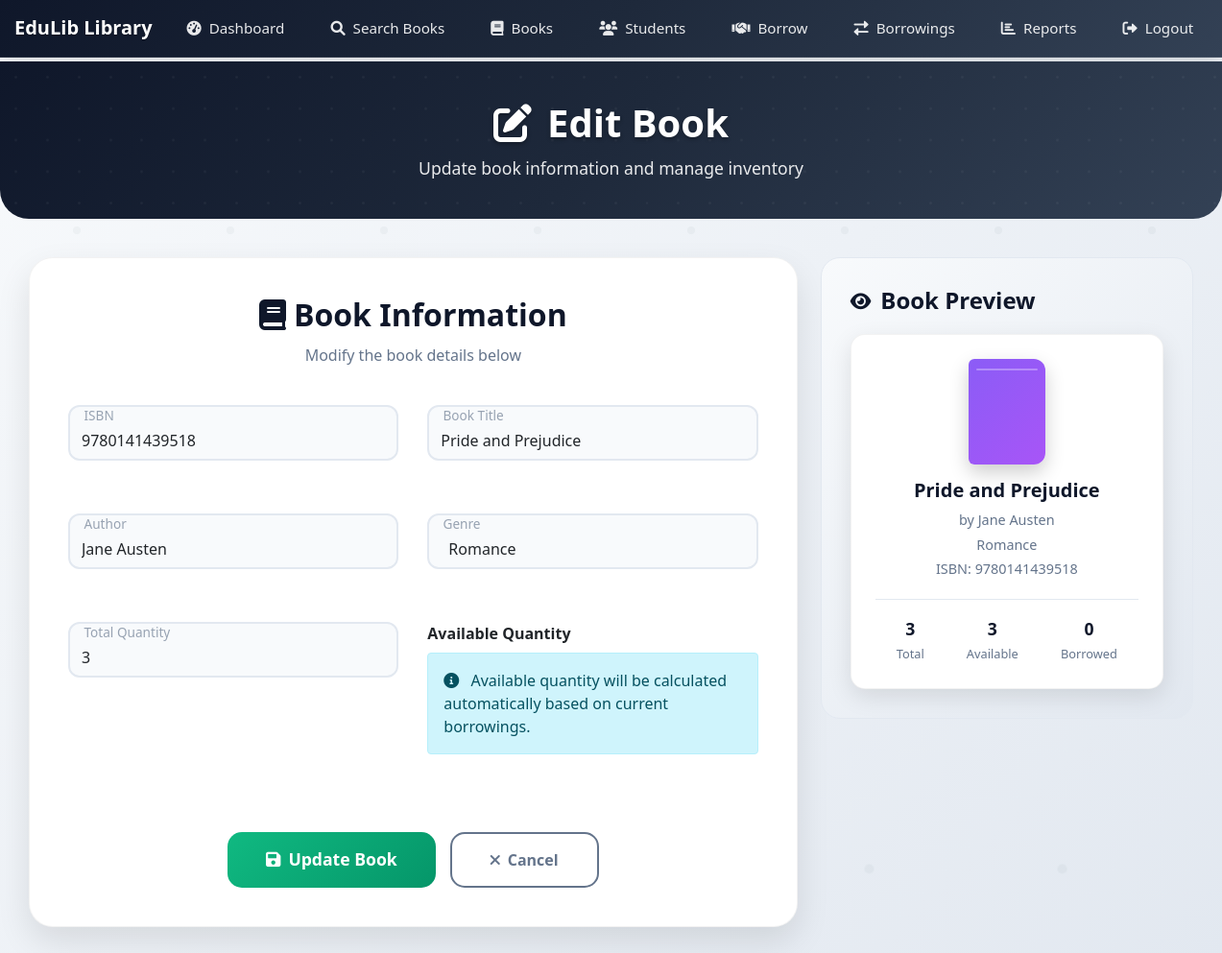
Page /books/edit/5 (signed in) on the committed database.
### app/models.py (models this page shows)
class Book(db.Model):
    id = db.Column(db.Integer, primary_key=True)
    isbn = db.Column(db.String(13), unique=True, nullable=False)
    title = db.Column(db.String(200), nullable=False)
    author = db.Column(db.String(100), nullable=False)
    genre = db.Column(db.String(50))
    quantity = db.Column(db.Integer, nullable=False, default=1)
    available_quantity = db.Column(db.Integer, nullable=False, default=1)
    borrowings = db.relationship('Borrowing', backref='book', lazy=True)

### app/routes.py (the view, shortened to what this page needs)
@bp.route('/books/edit/<int:id>', methods=['GET', 'POST'])
@admin_required
def edit_book(id):
    book = Book.query.get_or_404(id)
    form = BookForm(obj=book)
    return render_template('edit_book.html', form=form)

### app/forms.py
class BookForm(FlaskForm):
    isbn = StringField('ISBN', validators=[DataRequired(), Length(min=10, max=13)])
    title = StringField('Title', validators=[DataRequired(), Length(max=200)])
    author = StringField('Author', validators=[DataRequired(), Length(max=100)])
    genre = StringField('Genre', validators=[Length(max=50)])
    quantity = IntegerField('Quantity', validators=[DataRequired(), NumberRange(min=1)])
    submit = SubmitField('Save Book')

### app/__init__.py (called while the page is built)
@login_manager.user_loader
def load_user(user_id):
    from .models import Student
    return Student.query.get(int(user_id))

### app/routes.py (called while the page is built)
def admin_required(f):
    @wraps(f)
    def decorated_function(*args, **kwargs):
        if not current_user.is_authenticated or not current_user.is_admin:
            flash('Access denied. This is for administrators only.')
            return redirect(url_for('main.dashboard'))
        return f(*args, **kwargs)
    return decorated_function

### app/templates/edit_book.html (shortened to what this page needs)
{% extends "base.html" %}
{% block content %}
<div class="page-header">
    <div class="container">
        <div class="row">
            <div class="col-12 text-center">
                <h1><i class="fas fa-edit me-3"></i>Edit Book</h1>
                <p>Update book information and manage inventory</p>
            </div>
        </div>
    </div>
</div>
<div class="container">
    <div class="row">
        <div class="col-lg-8">
            <div class="edit-form-section">
                <div class="form-header">
                    <h2><i class="fas fa-book me-2"></i>Book Information</h2>
                    <p>Modify the book details below</p>
                </div>
                <form method="POST" id="editBookForm">
                    <div class="form-grid">
                        <div class="form-group">
                            <div class="form-floating">
                                {{ form.isbn(class="form-control", placeholder="ISBN") }}
                                <label for="isbn">ISBN</label>
                            </div>
                        </div>
                        <div class="form-group">
                            <div class="form-floating">
                                {{ form.title(class="form-control", placeholder="Book Title") }}
                                <label for="title">Book Title</label>
                            </div>
                        </div>
                        <div class="form-group">
                            <div class="form-floating">
                                {{ form.author(class="form-control", placeholder="Author Name") }}
                                <label for="author">Author</label>
                            </div>
                        </div>
                        <div class="form-group">
                            <div class="form-floating">
                                {{ form.genre(class="form-select", placeholder="Genre") }}
                                <label for="genre">Genre</label>
                            </div>
                        </div>
                        <div class="form-group">
                            <div class="form-floating">
                                {{ form.quantity(class="form-control", placeholder="Total Quantity", type="number", min="1") }}
                                <label for="quantity">Total Quantity</label>
                            </div>
                        </div>
                        <div class="form-group">
                            <div class="stat-display">
                                <label class="form-label fw-bold">Available Quantity</label>
                                <div class="alert alert-info">
                                    <i class="fas fa-info-circle me-2"></i>
                                    Available quantity will be calculated automatically based on current borrowings.
                                </div>
                            </div>
                        </div>
                    </div>
                    <div class="form-actions">
                        <button type="submit" class="btn-update-book">
                            <i class="fas fa-save"></i>
                            Update Book
                        </button>
                        <a href="{{ url_for('main.books') }}" class="btn-cancel">
                            <i class="fas fa-times"></i>
                            Cancel
                        </a>
                    </div>
                </form>
            </div>
        </div>
        <div class="col-lg-4">
            <div class="book-preview">
                <div class="preview-header">
                    <i class="fas fa-eye"></i>
                    <h4>Book Preview</h4>
                </div>
                <div class="preview-book">
                    <div class="book-cover-preview"></div>
                    <div class="book-details-preview">
                        <h5 id="preview-title">{{ form.title.data or 'Book Title' }}</h5>
                        <p id="preview-author">by {{ form.author.data or 'Author Name' }}</p>
                        <p id="preview-genre">{{ form.genre.data or 'Genre' }}</p>
                        <p id="preview-isbn">ISBN: {{ form.isbn.data or 'ISBN Number' }}</p>
                    </div>
                    <div class="book-stats">
                        <div class="stat-item">
                            <h6 id="preview-quantity">{{ form.quantity.data or '0' }}</h6>
                            <span>Total</span>
                        </div>
                        <div class="stat-item">
                            <h6 id="preview-available">{{ form.quantity.data or '0' }}</h6>
                            <span>Available</span>
                        </div>
                        <div class="stat-item">
                            <h6>0</h6>
                            <span>Borrowed</span>
                        </div>
                    </div>
                </div>
            </div>
        </div>
    </div>
</div>
{% endblock %}

### app/templates/base.html (style rules this page uses)
body { font-family: 'Segoe UI', Tahoma, Geneva, Verdana, sans-serif; background: linear-gradient(135deg, #f8fafc 0%, #e2e8f0 100%); min-height: 100vh; position: relative; }
body::before { content: ''; position: fixed; top: 0; left: 0; width: 100%; height: 100%; pointer-events: none; z-index: -1; }
.container { max-width: 100%; padding-left: 15px; padding-right: 15px; }

### app/templates/edit_book.html (style rules this page uses)
.page-header { background: linear-gradient(135deg, #0f172a 0%, #1e293b 50%, #334155 100%); color: white; padding: 40px 0; margin: -20px -15px 40px -15px; border-radius: 0 0 30px 30px; position: relative; overflow: hidden; }
.page-header::before { content: ''; position: absolute; top: 0; left: 0; right: 0; bottom: 0; pointer-events: none; }
.page-header h1 { font-size: 2.5rem; font-weight: 700; margin-bottom: 10px; text-shadow: 0 2px 4px rgba(0,0,0,0.3); }
.page-header p { font-size: 1.1rem; opacity: 0.9; margin-bottom: 0; }
.edit-form-section { background: white; border-radius: 25px; padding: 40px; box-shadow: 0 15px 35px rgba(0,0,0,0.1); border: 1px solid rgba(0,0,0,0.05); margin-bottom: 40px; }
.form-header { text-align: center; margin-bottom: 40px; }
.form-header h2 { color: #0f172a; font-weight: 700; font-size: 2rem; margin-bottom: 10px; }
.form-header p { color: #64748b; font-size: 1rem; }
.form-grid { display: grid; grid-template-columns: 1fr 1fr; gap: 30px; }
.form-group { margin-bottom: 25px; }
.form-floating > label { color: #64748b; font-weight: 500; padding: 8px 16px; }
.form-control, .form-select { border: 2px solid #e2e8f0; border-radius: 12px; padding: 16px 20px; font-size: 1rem; transition: all 0.3s ease; background: #f8fafc; }
.book-preview { background: linear-gradient(135deg, #f8fafc 0%, #e2e8f0 100%); border-radius: 20px; padding: 30px; border: 1px solid #e2e8f0; }
.preview-header { display: flex; align-items: center; margin-bottom: 20px; }
.preview-header i { color: #0f172a; margin-right: 10px; font-size: 1.2rem; }
.preview-header h4 { color: #0f172a; font-weight: 600; margin-bottom: 0; }
.preview-book { background: white; border-radius: 15px; padding: 25px; box-shadow: 0 8px 25px rgba(0,0,0,0.1); border: 1px solid rgba(0,0,0,0.05); }
.book-cover-preview { width: 80px; height: 110px; background: linear-gradient(135deg, #8b5cf6, #a855f7); border-radius: 6px 12px 12px 6px; margin: 0 auto 15px; box-shadow: 0 8px 20px rgba(0,0,0,0.2); position: relative; }
.book-cover-preview::before { content: ''; position: absolute; top: 10px; left: 8px; right: 8px; height: 2px; background: rgba(255,255,255,0.3); border-radius: 1px; }
.book-details-preview h5 { color: #0f172a; font-weight: 600; margin-bottom: 8px; text-align: center; }
.book-details-preview p { color: #64748b; font-size: 0.9rem; margin-bottom: 4px; text-align: center; }
.book-stats { display: flex; justify-content: space-around; margin-top: 20px; padding-top: 20px; border-top: 1px solid #e2e8f0; }
.stat-item { text-align: center; }
.stat-item h6 { color: #0f172a; font-weight: 600; font-size: 1.1rem; margin-bottom: 2px; }
.stat-item span { color: #64748b; font-size: 0.8rem; }
.form-actions { display: flex; justify-content: center; gap: 15px; margin-top: 40px; flex-wrap: wrap; }
.btn-update-book { background: linear-gradient(135deg, #10b981, #059669); border: none; color: white; padding: 15px 40px; border-radius: 15px; font-weight: 600; font-size: 1.1rem; text-decoration: none; transition: all 0.3s ease; display: inline-flex; align-items: center; gap: 8px; }
.btn-cancel { background: transparent; border: 2px solid #64748b; color: #64748b; padding: 15px 40px; border-radius: 15px; font-weight: 600; text-decoration: none; transition: all 0.3s ease; display: inline-flex; align-items: center; gap: 8px; }

### rows in the picture
Book: isbn "9780141439518", title "Pride and Prejudice", author "Jane Austen", genre "Romance", quantity "3"
